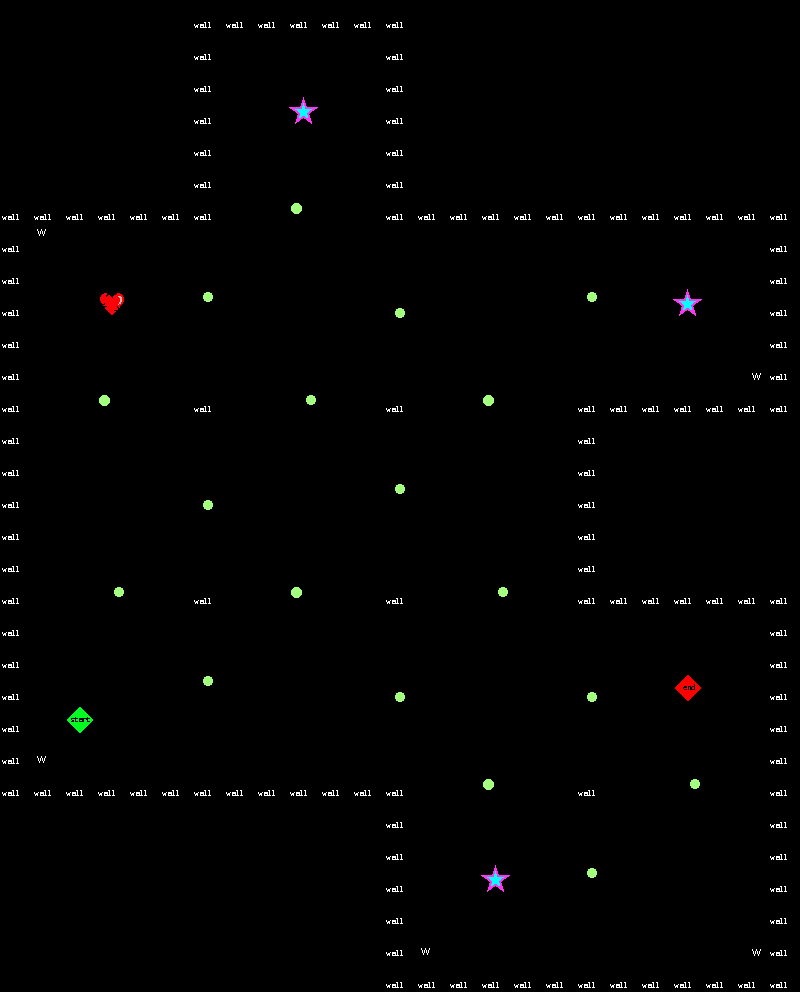

Rendered tile map (Tiled .tmx) drawn with the repository's tilesets; below, a short description and the full map source, tile grids included:
An orthogonal 25x31 tile map with 32x32 px tiles, 2 tile layers (Back, Game).

<map version="1.0" tiledversion="1.1.5" orientation="orthogonal" renderorder="right-down" width="25" height="31" tilewidth="32" tileheight="32" infinite="0" nextobjectid="1">
 <tileset firstgid="1" name="SampleMap" tilewidth="32" tileheight="32" tilecount="64" columns="8">
  <image source="SampleMap.png" width="256" height="256" />
 </tileset>
 <layer name="Back" width="25" height="31">
  <data encoding="csv">
0,0,0,0,0,0,0,0,0,0,0,0,0,0,0,0,0,0,0,0,0,0,0,0,0,
0,0,0,0,0,0,0,0,0,0,0,0,0,0,0,0,0,0,0,0,0,0,0,0,0,
0,0,0,0,0,0,0,0,0,0,0,0,0,0,0,0,0,0,0,0,0,0,0,0,0,
0,0,0,0,0,0,0,0,0,0,0,0,0,0,0,0,0,0,0,0,0,0,0,0,0,
0,0,0,0,0,0,0,0,0,0,0,0,0,0,0,0,0,0,0,0,0,0,0,0,0,
0,0,0,0,0,0,0,0,0,0,0,0,0,0,0,0,0,0,0,0,0,0,0,0,0,
0,0,0,0,0,0,0,0,0,0,0,0,0,0,0,0,0,0,0,0,0,0,0,0,0,
0,0,0,0,0,0,0,0,0,0,0,0,0,0,0,0,0,0,0,0,0,0,0,0,0,
0,0,0,0,0,0,0,0,0,0,0,0,0,0,0,0,0,0,0,0,0,0,0,0,0,
0,0,0,0,0,0,0,0,0,0,0,0,0,0,0,0,0,0,0,0,0,0,0,0,0,
0,0,0,0,0,0,0,0,0,0,0,0,0,0,0,0,0,0,0,0,0,0,0,0,0,
0,0,0,0,0,0,0,0,0,0,0,0,0,0,0,0,0,0,0,0,0,0,0,0,0,
0,0,0,0,0,0,0,0,0,0,0,0,0,0,0,0,0,0,0,0,0,0,0,0,0,
0,0,0,0,0,0,0,0,0,0,0,0,0,0,0,0,0,0,0,0,0,0,0,0,0,
0,0,0,0,0,0,0,0,0,0,0,0,0,0,0,0,0,0,0,0,0,0,0,0,0,
0,0,0,0,0,0,0,0,0,0,0,0,0,0,0,0,0,0,0,0,0,0,0,0,0,
0,0,0,0,0,0,0,0,0,0,0,0,0,0,0,0,0,0,0,0,0,0,0,0,0,
0,0,0,0,0,0,0,0,0,0,0,0,0,0,0,0,0,0,0,0,0,0,0,0,0,
0,0,0,0,0,0,0,0,0,0,0,0,0,0,0,0,0,0,0,0,0,0,0,0,0,
0,0,0,0,0,0,0,0,0,0,0,0,0,0,0,0,0,0,0,0,0,0,0,0,0,
0,0,0,0,0,0,0,0,0,0,0,0,0,0,0,0,0,0,0,0,0,0,0,0,0,
0,0,0,0,0,0,0,0,0,0,0,0,0,0,0,0,0,0,0,0,0,0,0,0,0,
0,0,0,0,0,0,0,0,0,0,0,0,0,0,0,0,0,0,0,0,0,0,0,0,0,
0,0,0,0,0,0,0,0,0,0,0,0,0,0,0,0,0,0,0,0,0,0,0,0,0,
0,0,0,0,0,0,0,0,0,0,0,0,0,0,0,0,0,0,0,0,0,0,0,0,0,
0,0,0,0,0,0,0,0,0,0,0,0,0,0,0,0,0,0,0,0,0,0,0,0,0,
0,0,0,0,0,0,0,0,0,0,0,0,0,0,0,0,0,0,0,0,0,0,0,0,0,
0,0,0,0,0,0,0,0,0,0,0,0,0,0,0,0,0,0,0,0,0,0,0,0,0,
0,0,0,0,0,0,0,0,0,0,0,0,0,0,0,0,0,0,0,0,0,0,0,0,0,
0,0,0,0,0,0,0,0,0,0,0,0,0,0,0,0,0,0,0,0,0,0,0,0,0,
0,0,0,0,0,0,0,0,0,0,0,0,0,0,0,0,0,0,0,0,0,0,0,0,0
</data>
 </layer>
 <layer name="Game" width="25" height="31">
  <data encoding="csv">
0,0,0,0,0,0,1,1,1,1,1,1,1,0,0,0,0,0,0,0,0,0,0,0,0,
0,0,0,0,0,0,1,2,2,2,2,2,1,0,0,0,0,0,0,0,0,0,0,0,0,
0,0,0,0,0,0,1,2,2,2,2,2,1,0,0,0,0,0,0,0,0,0,0,0,0,
0,0,0,0,0,0,1,2,2,17,2,2,1,0,0,0,0,0,0,0,0,0,0,0,0,
0,0,0,0,0,0,1,2,2,2,2,2,1,0,0,0,0,0,0,0,0,0,0,0,0,
0,0,0,0,0,0,1,2,2,2,2,2,1,0,0,0,0,0,0,0,0,0,0,0,0,
1,1,1,1,1,1,1,2,2,28,2,2,1,1,1,1,1,1,1,1,1,1,1,1,1,
1,42,2,2,2,2,2,2,2,2,2,2,2,2,2,2,2,2,2,2,2,2,2,2,1,
1,2,2,2,2,2,2,2,2,2,2,2,2,2,2,2,2,2,2,2,2,2,2,2,1,
1,2,2,29,2,2,26,2,2,2,2,2,25,2,2,2,2,2,26,2,2,17,2,2,1,
1,2,2,2,2,2,2,2,2,2,2,2,2,2,2,2,2,2,2,2,2,2,2,2,1,
1,2,2,2,2,2,2,2,2,2,2,2,2,2,2,2,2,2,2,2,2,2,2,44,1,
1,2,2,28,2,2,1,2,2,27,2,2,1,2,2,28,2,2,1,1,1,1,1,1,1,
1,2,2,2,2,2,2,2,2,2,2,2,2,2,2,2,2,2,1,0,0,0,0,0,0,
1,2,2,2,2,2,2,2,2,2,2,2,2,2,2,2,2,2,1,0,0,0,0,0,0,
1,2,2,2,2,2,25,2,2,2,2,2,26,2,2,2,2,2,1,0,0,0,0,0,0,
1,2,2,2,2,2,2,2,2,2,2,2,2,2,2,2,2,2,1,0,0,0,0,0,0,
1,2,2,2,2,2,2,2,2,2,2,2,2,2,2,2,2,2,1,0,0,0,0,0,0,
1,2,2,27,2,2,1,2,2,28,2,2,1,2,2,27,2,2,1,1,1,1,1,1,1,
1,2,2,2,2,2,2,2,2,2,2,2,2,2,2,2,2,2,2,2,2,2,2,2,1,
1,2,2,2,2,2,2,2,2,2,2,2,2,2,2,2,2,2,2,2,2,2,2,2,1,
1,2,2,2,2,2,26,2,2,2,2,2,25,2,2,2,2,2,25,2,2,10,2,2,1,
1,2,9,2,2,2,2,2,2,2,2,2,2,2,2,2,2,2,2,2,2,2,2,2,1,
1,43,2,2,2,2,2,2,2,2,2,2,2,2,2,2,2,2,2,2,2,2,2,2,1,
1,1,1,1,1,1,1,1,1,1,1,1,1,2,2,28,2,2,1,2,2,27,2,2,1,
0,0,0,0,0,0,0,0,0,0,0,0,1,2,2,2,2,2,2,2,2,2,2,2,1,
0,0,0,0,0,0,0,0,0,0,0,0,1,2,2,2,2,2,2,2,2,2,2,2,1,
0,0,0,0,0,0,0,0,0,0,0,0,1,2,2,17,2,2,26,2,2,2,2,2,1,
0,0,0,0,0,0,0,0,0,0,0,0,1,2,2,2,2,2,2,2,2,2,2,2,1,
0,0,0,0,0,0,0,0,0,0,0,0,1,43,2,2,2,2,2,2,2,2,2,44,1,
0,0,0,0,0,0,0,0,0,0,0,0,1,1,1,1,1,1,1,1,1,1,1,1,1
</data>
 </layer>
</map>
